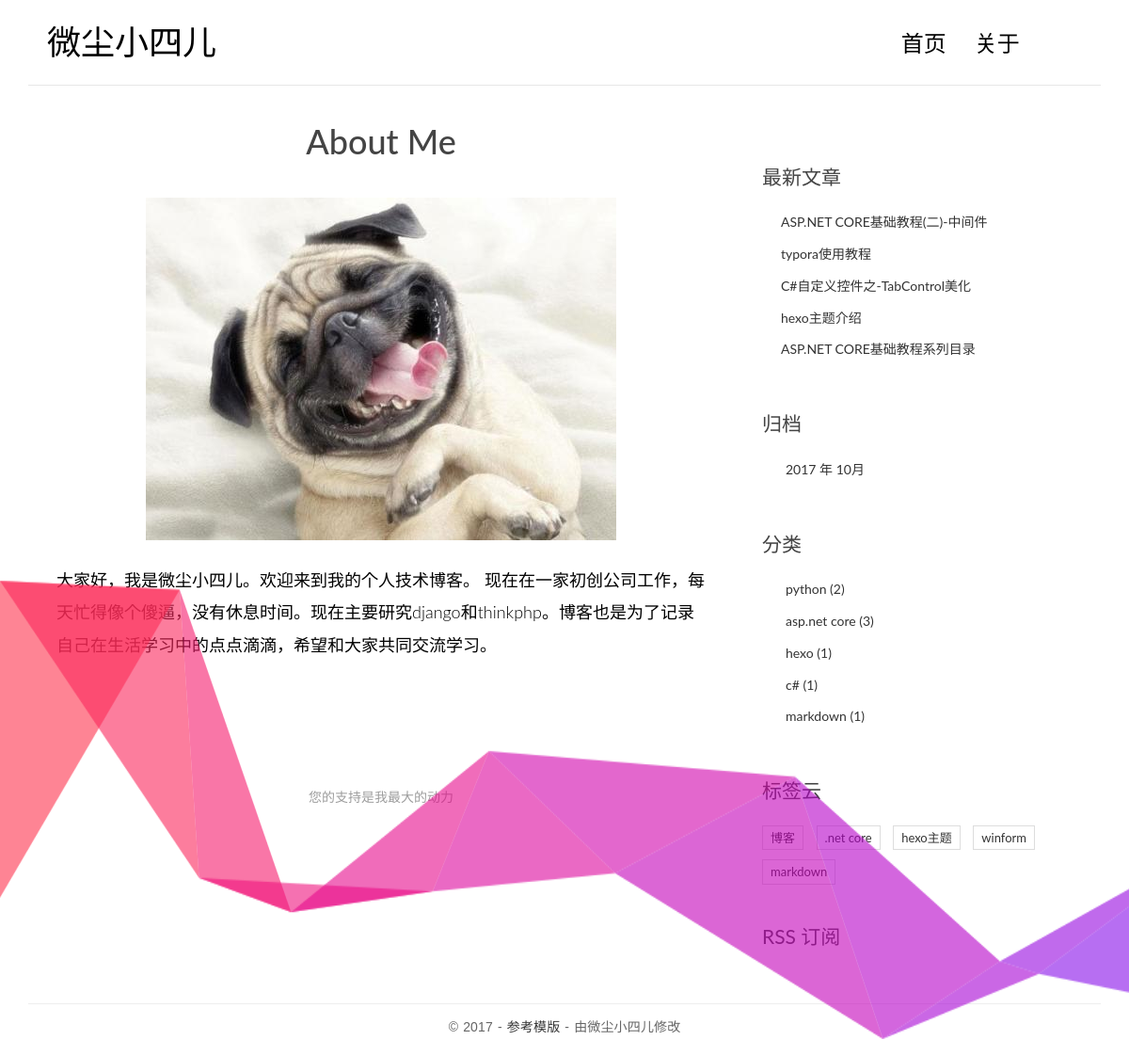
The page /about/ on the database its author committed.
### blog/models.py (models this page shows, shortened)
class Post(models.Model):
    title=models.CharField(max_length=200,verbose_name="标题")
    content=models.TextField(verbose_name="文章正文")
    create_time=models.DateTimeField(verbose_name="创建时间")
    modified_time = models.DateTimeField(verbose_name="编辑时间")
    excerpt=models.CharField(max_length=200,blank=True,verbose_name="摘要")
    category=models.ForeignKey(Category,verbose_name="分类")
    tags=models.ManyToManyField(Tag,blank=True,verbose_name="标签")
    author=models.ForeignKey(User,verbose_name="作者")
    views=models.PositiveIntegerField(default=1, verbose_name="阅读量")
    def get_absolute_url(self):
        return reverse('blog:detail', kwargs={'pk': self.pk})
    class Meta:
        verbose_name="文章"
        verbose_name_plural=verbose_name
        ordering=['-create_time']

class Category(models.Model):
    name=models.CharField(max_length=50,verbose_name="分类")
    class Meta:
        verbose_name="分类"
        verbose_name_plural=verbose_name

class Tag(models.Model):
    name=models.CharField(max_length=50,verbose_name="标签")
    class Meta:
        verbose_name="标签"
        verbose_name_plural=verbose_name

### blog/views.py (the view)
# urls.py: url(r'^about/$', views.about,name='about'),
def about(request):
    return render(request,'about.html')

### blog/templatetags/blog_tags.py (called while the page is built)
@register.simple_tag
def get_recent_posts(num=5):
    return Post.objects.all().order_by("-create_time")[:num]

@register.simple_tag
def archives():
    return Post.objects.dates('create_time','month',order='DESC')

@register.simple_tag
def categories():
    return Category.objects.annotate(num_posts=Count('post')).filter(num_posts__gt=0)

@register.simple_tag
def tags():
    return Tag.objects.annotate(num_posts=Count('post')).filter(num_posts__gt=0)

### templates/about.html (shortened to what this page needs)
{% extends 'base.html' %}
{% block main %}
<h1 class="page-title">About Me</h1>
    <article class="post">
							<div class="entry-content clearfix">
								<figure class="img-responsive-center">
									<img class="img-responsive" src="/static/img/avator.jpg" alt="我的头像">
								</figure>
								大家好，我是微尘小四儿。欢迎来到我的个人技术博客。
现在在一家初创公司工作，每天忙得像个傻逼，没有休息时间。现在主要研究django和thinkphp。博客也是为了记录自己在生活学习中的点点滴滴，希望和大家共同交流学习。
                                <div id="donate_module" style="text-align:  center">
    <div id="donate_board" class="donate_bar center">
        <a id="btn_donate" class="btn_donate" target="_self" href="javascript:;" title="Donate 赏一个"></a>
        <span class="donate_txt">您的支持是我最大的动力</span>
    </div>
</div>
							</div>
						</article>
{% endblock main %}

### templates/base.html (shortened to what this page needs)
{% load blog_tags%}
<!DOCTYPE html>
<html>
<head>
    <link rel="stylesheet" href="/static/css/bootstrap.min.css">
    <link rel="stylesheet" href="http://code.ionicframework.com/ionicons/2.0.1/css/ionicons.min.css">
    <link rel="stylesheet" href="/static/css/pace.css">
    <link rel="stylesheet" href="/static/css/custom.css">
</head>
<body>
<div class="container">
    <header id="site-header">
        <div class="row">
            <div class="col-md-4 col-sm-5 col-xs-8">
                <div class="logo">
                    <h1><a href="{% url 'blog:index' %}">微尘小四儿</a></h1>
                </div>
            </div>
            <div class="col-md-8 col-sm-7 col-xs-4">
                <nav class="main-nav" role="navigation">
                    <div class="collapse navbar-collapse" id="bs-example-navbar-collapse-1">
                        <ul class="nav navbar-nav navbar-right">
                            <li class="cl-effect-11"><a href="{% url 'blog:index' %}" data-hover="首页">首页</a></li>
                            <li class="cl-effect-11"><a href="{% url 'about' %}" data-hover="关于">关于</a></li>
                        </ul>
                    </div>
                </nav>
            </div>
        </div>
    </header>
</div>
<div class="content-body">
    <div class="container">
        <div class="row">
            <main class="col-md-8">
               {% block main %}
               {% endblock main %}
            </main>
            <aside class="col-md-4">
                <div class="widget widget-recent-posts">
                    <h3 class="widget-title">最新文章</h3>
                    {% get_recent_posts as recent_posts %}
                    <ul>
                        {% for post in recent_posts %}
                        <li>
                            <a href="{{ post.get_absolute_url }}">{{ post.title }}</a>
                        </li>
                            {% empty %}
                            暂无最新文章
                        {% endfor %}
                    </ul>
                </div>
                <div class="widget widget-archives">
                    <h3 class="widget-title">归档</h3>
                    {% archives as date_list %}
                    <ul>
                        {% for date in date_list %}
                        <li>
                            <a href="{% url 'blog:archives' date.year date.month  %}">{{ date.year }} 年 {{ date.month }}月</a>
                        </li>
                        {% empty %}
                            暂无数据
                        {% endfor %}
                    </ul>
                </div>
                <div class="widget widget-category">
                    <h3 class="widget-title">分类</h3>
                    {% categories as category_list %}
                    <ul>
                        {% for category in category_list %}
                         <li>
                            <a href="{% url 'blog:category' category.pk  %}">{{ category.name }} <span class="post-count">({{ category.num_posts }})</span></a>
                        </li>
                        {% empty %}
                            暂无数据
                        {% endfor %}
                    </ul>
                </div>
                <div class="widget widget-tag-cloud">
                    <h3 class="widget-title">标签云</h3>
                    {% tags as tags_list %}
                    <ul>
                        {% for tag in tags_list %}
                         <li>
                            <a href="{% url 'blog:tag' tag.pk %}">{{ tag.name }}</a>
                        </li>
                        {% empty %}
                            暂无数据
                        {% endfor %}
                    </ul>
                </div>
                <div class="rss">
                    <a href="{% url 'blog:rss' %}"> RSS 订阅</a>
                </div>
            </aside>
        </div>
    </div>
</div>
<footer id="site-footer">
    <div class="container">
        <div class="row">
            <div class="col-md-12">
                <p class="copyright">&copy 2017 - <a href="http://zmrenwu.com/"
                                                        target="_blank" title="追梦人物的博客">参考模版</a>
                    - 由微尘小四儿修改
                </p>
            </div>
        </div>
    </div>
</footer>
</body>
</html>

### static/css/custom.css (style rules this page uses)
* { outline: none; }
h1, h2, h3, h4, h5, h6 { margin-top: 0; }
a { color: #333; }
body { color: #444; font-family: 'Lato', sans-serif; }
p { font-family: 'Ubuntu', sans-serif; font-weight: 400; word-spacing: 1px; letter-spacing: 0.01em; }
.page-title { text-align: center; }
figure { margin-bottom: 25px; }
img { max-width: 100%; }
.img-responsive-center img { margin: 0 auto; }
#site-header { background-color: #FFF; padding: 25px 20px; margin-bottom: 40px; border-bottom: 1px solid #e7e7e7; }
.logo h1 a { color: #000; }
.logo h1 { margin: 0; font-family: 'Lato', sans-serif; font-weight: 300; }
.main-nav { margin-top: 11px; max-width: 95%; }
.main-nav a { color: #000000 !important; padding: 0 0 5px 0 !important; margin-right: 30px; font-family: 'Lato', sans-serif; font-weight: 300; font-size: 24px; }
.cl-effect-11 a { padding: 10px 0; color: #0972b4; text-shadow: none; }
.cl-effect-11 a::before { position: absolute; top: 0; left: 0; overflow: hidden; padding: 0 0 5px 0 !important; max-width: 0; border-bottom: 1px solid #000; color: #000; content: attr(data-hover); white-space: nowrap; -webkit-transition: max-width 0.5s; -moz-transition: max-width 0.5s; transition: max-width 0.5s; }
.content-body { padding-bottom: 4em; }
.post { background: #fff; padding: 30px 30px 0; }
.entry-content { font-size: 18px; line-height: 1.9; font-weight: 300; color: #000; }
.widget { background: #fff; padding: 30px 0 0; }
.widget-title { font-size: 1.5em; margin-bottom: 20px; line-height: 1.6; padding: 10px 0 0; font-weight: 400; }
.widget-recent-posts ul { padding: 0; margin: 0; padding-left: 20px; }
.widget-recent-posts ul li { list-style-type: none; position: relative; line-height: 170%; margin-bottom: 10px; }
.widget-recent-posts ul li::before { content: '\f3d3'; font-family: "Ionicons"; position: absolute; left: -17px; top: 3px; font-size: 16px; color: #000; }
.widget-archives ul { padding: 0; margin: 0; padding-left: 25px; }
.widget-archives ul li { list-style-type: none; position: relative; line-height: 170%; margin-bottom: 10px; }
.widget-archives ul li::before { content: '\f3f3'; font-family: "Ionicons"; position: absolute; left: -25px; top: 1px; font-size: 16px; color: #000; }
.widget-category ul { padding: 0; margin: 0; padding-left: 25px; }
.widget-category ul li { list-style-type: none; position: relative; line-height: 170%; margin-bottom: 10px; }
.widget-category ul li::before { content: '\f3fe'; font-family: "Ionicons"; position: absolute; left: -25px; top: 1px; font-size: 18px; color: #000; }
.widget-tag-cloud ul { padding: 0; margin: 0; margin-right: -10px; }
.widget-tag-cloud ul li { list-style-type: none; font-size: 13px; display: inline-block; margin-right: 10px; margin-bottom: 10px; padding: 3px 8px; border: 1px solid #ddd; }
.rss { font-size: 21px; margin-top: 30px; }
.rss a { color: #444; }
#site-footer { padding-top: 10px; padding: 0 0 1.5em 0; }
.copyright { text-align: center; padding-top: 1em; margin: 0; border-top: 1px solid #eee; color: #666; }

### templates/about.html (style rules this page uses)
.donate_bar a.btn_donate { display: inline-block; width: 82px; height: 82px; background: url("http://img.t.sinajs.cn/t5/style/images/apps_PRF/e_media/btn_reward.gif") no-repeat; _background: url("http://img.t.sinajs.cn/t5/style/images/apps_PRF/e_media/btn_reward.gif") no-repeat; -webkit-transition: background 0s; -moz-transition: background 0s; -o-transition: background 0s; -ms-transition: background 0s; transition: background 0s; }
.donate_bar .donate_txt { display: block; color: #9d9d9d; font: 14px/2 "Microsoft Yahei"; }

### rows shown on the page
Post: title "ASP.NET CORE基础教程(二)-中间件"
Post: title "typora使用教程"
Post: title "C#自定义控件之-TabControl美化"
Post: title "hexo主题介绍"
Post: title "ASP.NET CORE基础教程系列目录"
Category: name "python", num_posts "2"
Category: name "asp.net core", num_posts "3"
Category: name "hexo", num_posts "1"
Category: name "c#", num_posts "1"
Category: name "markdown", num_posts "1"
Tag: name "博客"
Tag: name ".net core"
Tag: name "hexo主题"
Tag: name "winform"
Tag: name "markdown"

### other values the page prints
{{ date.year }} "2017"
{{ date.month }} "10"
